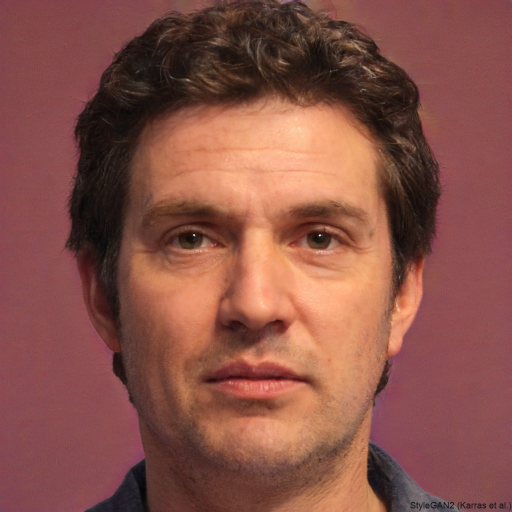
#> input picture image.jpg, 1024 x 1024 px (shown at 1/2 size)
$ python zad10.py
#> lines starting #> are read from the running program, lines starting #| are printed output that depends on the picture
# Obrót w pętli
# a. Wykonaj pętlę, która obraca obraz co 15 stopni od 0 do 360 i wyświetla
# każdą wersję na ekranie.
# b. Dodaj opóźnienie cv2.waitKey(500) , aby obserwować zmiany.

import cv2
import imutils

image = cv2.imread("image.jpg")
#> image is the input picture: shape (1024, 1024, 3); mean B, G, R 72, 82.1, 136.5

for i in range(0, 361, 15):
    rotated = imutils.rotate(image, i)
    cv2.imshow("Rotating", rotated)
    cv2.waitKey(500)
#> this loop made 25 passes
#> pass 2, `rotated = imutils.rotate(image, i)`:
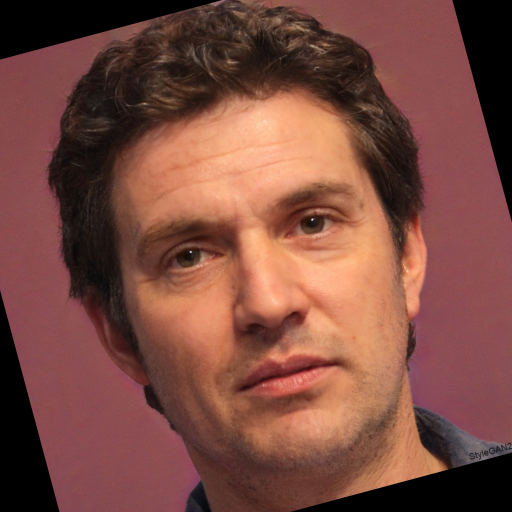
#> rotated: shape (1024, 1024, 3) (shown at 1/2 size); mean B, G, R 64.4, 74.8, 123.5
#> pass 3, `rotated = imutils.rotate(image, i)`:
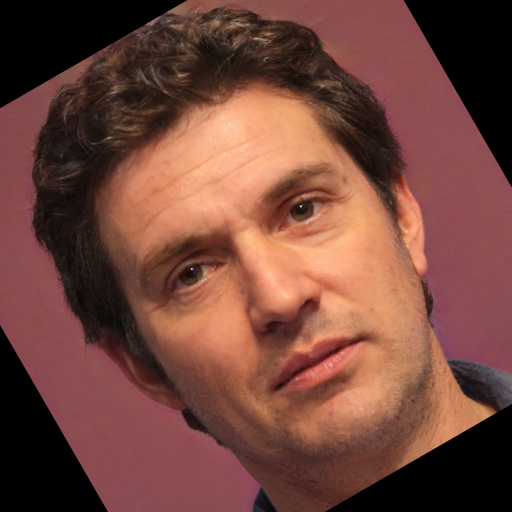
#> rotated: shape (1024, 1024, 3) (shown at 1/2 size); mean B, G, R 60.2, 70.7, 116.3
